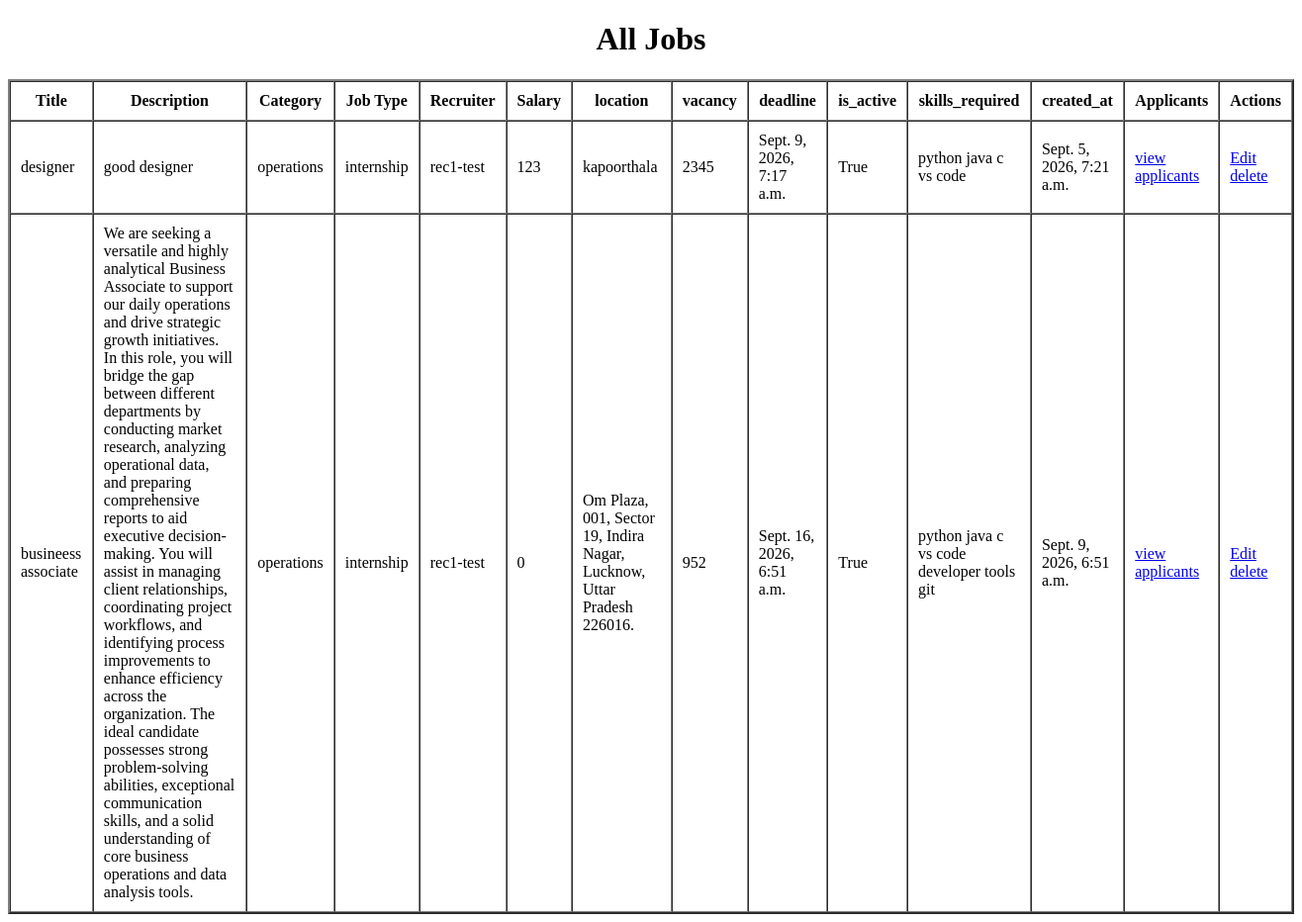
/rec/job/show/ (signed in), run on an earlier commit of the app's database.
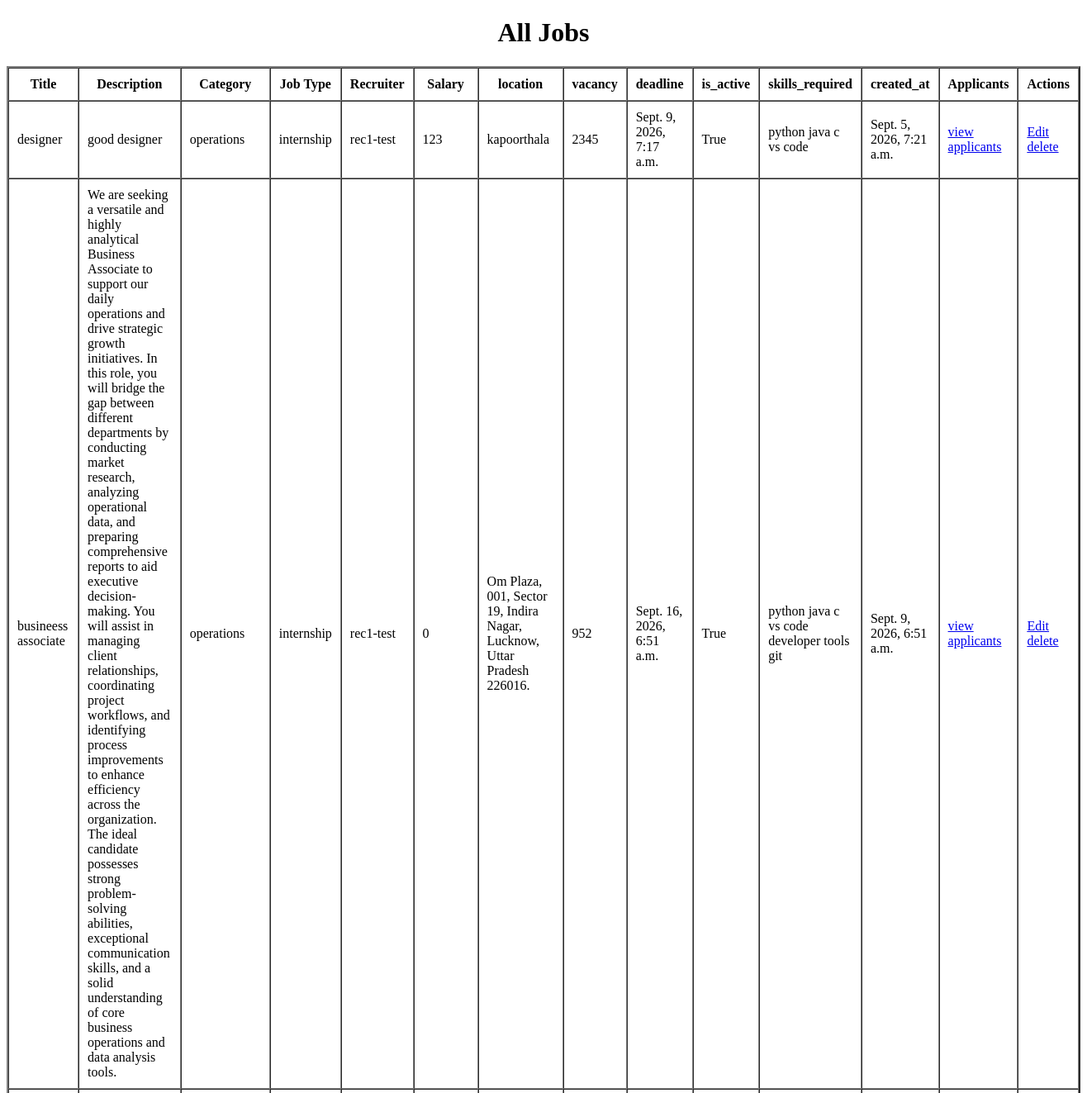
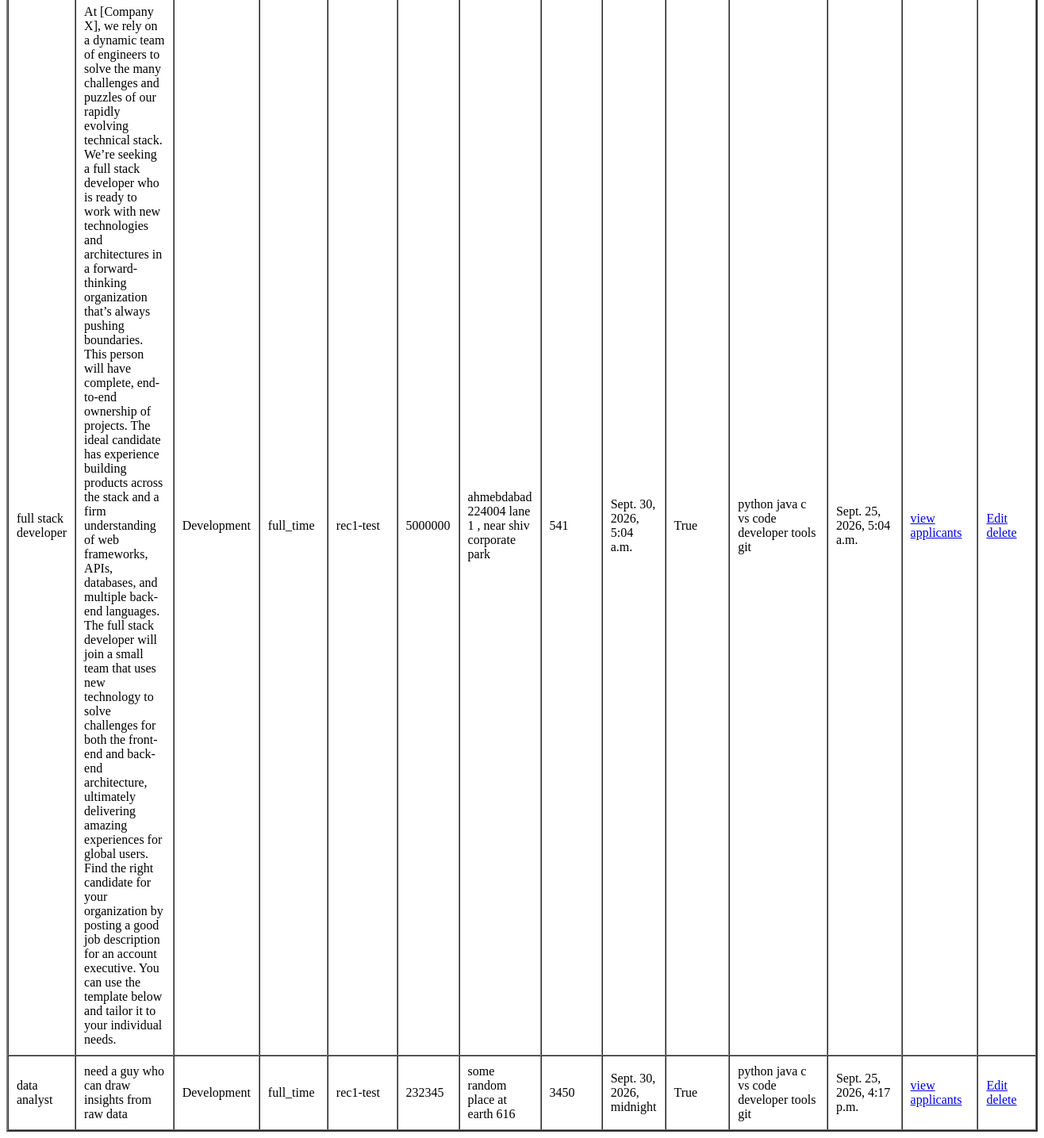
And on a later commit of the database (2 pictures, top to bottom).
### recruiter/models.py (models this page shows, shortened)
class Job(models.Model):
    JOB_TYPE_CHOICES = (
        ('full_time' , 'Full Time'),
        ('part_time' , 'Part Time'),
        ('internship' , 'Internship'),
        ('contract' , 'Contract')
    )
    job_type = models.CharField(max_length=100 , choices=JOB_TYPE_CHOICES , default='part_time')
    recruiter = models.ForeignKey(Recruiter , on_delete=models.CASCADE , related_name="jobs")
    category = models.ForeignKey(JobCategory , on_delete=models.CASCADE , related_name="jobs")
    title = models.CharField(max_length=255)
    description = models.TextField()
    salary = models.PositiveIntegerField(default=0)
    location = models.TextField()
    vacancy = models.PositiveIntegerField()
    deadline = models.DateTimeField(null=True , blank=True)
    is_active = models.BooleanField(default=True)
    skills_required = models.ManyToManyField(Skill , related_name="jobs")
    created_at = models.DateTimeField(auto_now_add=True)
    updated_at = models.DateTimeField(auto_now=True)

class JobCategory(models.Model):
    category_name = models.CharField(max_length=255)
    created_at = models.DateTimeField(auto_now_add=True)
    def __str__(self):
        return self.category_name

### accounts/models.py (models this page shows, shortened)
class Recruiter(models.Model):
    user = models.OneToOneField(AppUser, on_delete=models.CASCADE , related_name="recruiter")
    company = models.ForeignKey(Company , on_delete=models.CASCADE , related_name="company" , null=True , blank=True )
    designation = models.CharField(max_length=100)
    craeted_at = models.DateTimeField(auto_now_add=True)
    updated_at = models.DateTimeField(auto_now=True)
    def __str__(self):
        return f"{self.user.first_name}-{self.user.last_name}"

class AppUser(models.Model):
    GENDER_CHOICES = (('male','Male'),('female','Female'),('others','Others'))
    USER_TYPE = (("recruiter" , "Recruiter") , ("jobseeker" , "Jobseeker"))
    first_name = models.CharField(max_length=255)
    last_name = models.CharField(max_length=255)
    gender = models.CharField(max_length =255 ,choices=GENDER_CHOICES , default="others" )
    email = models.EmailField(unique=True)
    contact_no = models.CharField(max_length=50)
    u_type = models.CharField(max_length=30 , choices=USER_TYPE , default="jobseeker")
    password = models.CharField(max_length=50)
    created_at = models.DateTimeField(auto_now_add=True)
    updated_at = models.DateTimeField(auto_now=True)

class Skill(models.Model):
    skill_name = models.CharField(max_length = 255 , unique=True)
    created_at = models.DateTimeField(auto_now_add=True)
    def __str__(self):
        return self.skill_name

### recruiter/views.py (the view)
# urls.py: path("job/show/" , views.showjobs , name="show-job"),
def showjobs(request):
    user_id = request.session.get('user_id' , None)
    if user_id is None :
        messages.error(request , "Login first")
        return redirect("login")
    user = AppUser.objects.get(id=user_id)
    if user.u_type != "recruiter":
        messages.error(request , "You are not Authorized to perform this operation")
        return redirect("login")
    recruiter  = Recruiter.objects.get(user = user)
    all_jobs = Job.objects.filter(recruiter = recruiter)
    return render(request , "recruiter/show_job.html" , {'jobs':all_jobs})

### recruiter/templates/recruiter/show_job.html (shortened to what this page needs)
<!DOCTYPE html>
<html lang="en">
<head>
</head>
<body>
    {% if jobs %}
    <div>
        <h1>All Jobs</h1>
        <table border="2px" align="center" cellspacing="0" cellpadding="10px">
        <tr>
            <th>Title</th>
            <th>Description</th>
            <th>Category</th>
            <th>Job Type</th>
            <th>Recruiter</th>
            <th>Salary</th>
            <th>location</th>
            <th>vacancy</th>
            <th>deadline</th>
            <th>is_active</th>
            <th>skills_required</th>
            <th>created_at</th>
            <th>Applicants</th>
            <th>Actions</th>
        </tr>
        {% for job in jobs %}
        <tr>
            <td>{{job.title}}</td>
            <td>{{job.description}}</td>
            <td>{{job.category}}</td>
            <td>{{job.job_type}}</td>
            <td>{{job.recruiter}}</td>
            <td>{{job.salary}}</td>
            <td>{{job.location}}</td>
            <td>{{job.vacancy}}</td>
            <td>{{job.deadline}}</td>
            <td>{{job.is_active}}</td>
            <td>
                {% for skill in job.skills_required.all %}
                <span>{{skill}}</span>
                {% endfor %}
            </td>
            <td>{{job.created_at}}</td>
            <td><a href="{% url 'job-applicants' jid=job.id %}">view applicants</a></td>
            <td>
                <a href="{% url 'job-update' jid=job.id %}">Edit</a>
                <a href="{% url 'job-delete' jid=job.id %}">delete</a>
            </td>
        </tr>
        {% endfor %}
    </table>
    </div>
    {% else %}
    <h1>No Job Right Now </h1>
    <h2>Create a New Job</h2>
    <a href="{% url 'create-job'%}">Create Job </a>
    {% endif %}
</body>
</html>

### recruiter/templates/recruiter/show_job.html (style rules this page uses)
h1 { text-align: center; }

What changed in the data, as far as the page shows it:
added Job: title "full stack developer", description "At [Company X], we rely on a dynamic team of engineers to solve the many challenges and puzzles of our rapidly evolving technical stack. We’re seeking a full stack developer who is ready to work with new technologies and architectures in a forward-thinking organization that’s always pushing boundaries. This person will have complete, end-to-end ownership of projects. The ideal candidate has experience building products across the stack and a firm understanding of web frameworks, APIs, databases, and multiple back-end languages. The full stack developer will join a small team that uses new technology to solve challenges for both the front-end and back-end architecture, ultimately delivering…", category "Development", job_type "full_time", recruiter "rec1-test", salary "5000000", location "ahmebdabad 224004 lane 1 , near shiv corporate park", vacancy "541", deadline "Sept. 30, 2026, 5:04 a.m.", is_active "True", created_at "Sept. 25, 2026, 5:04 a.m.", Skill (skill_name "python"), Skill (skill_name "java"), Skill (skill_name "c"), Skill (skill_name "vs code"), Skill (skill_name "developer tools"), Skill (skill_name "git")
added Job: title "data analyst", description "need a guy who can draw insights from raw data", category "Development", job_type "full_time", recruiter "rec1-test", salary "232345", location "some random place at earth 616", vacancy "3450", deadline "Sept. 30, 2026, midnight", is_active "True", created_at "Sept. 25, 2026, 4:17 p.m.", Skill (skill_name "python"), Skill (skill_name "java"), Skill (skill_name "c"), Skill (skill_name "vs code"), Skill (skill_name "developer tools"), Skill (skill_name "git")
